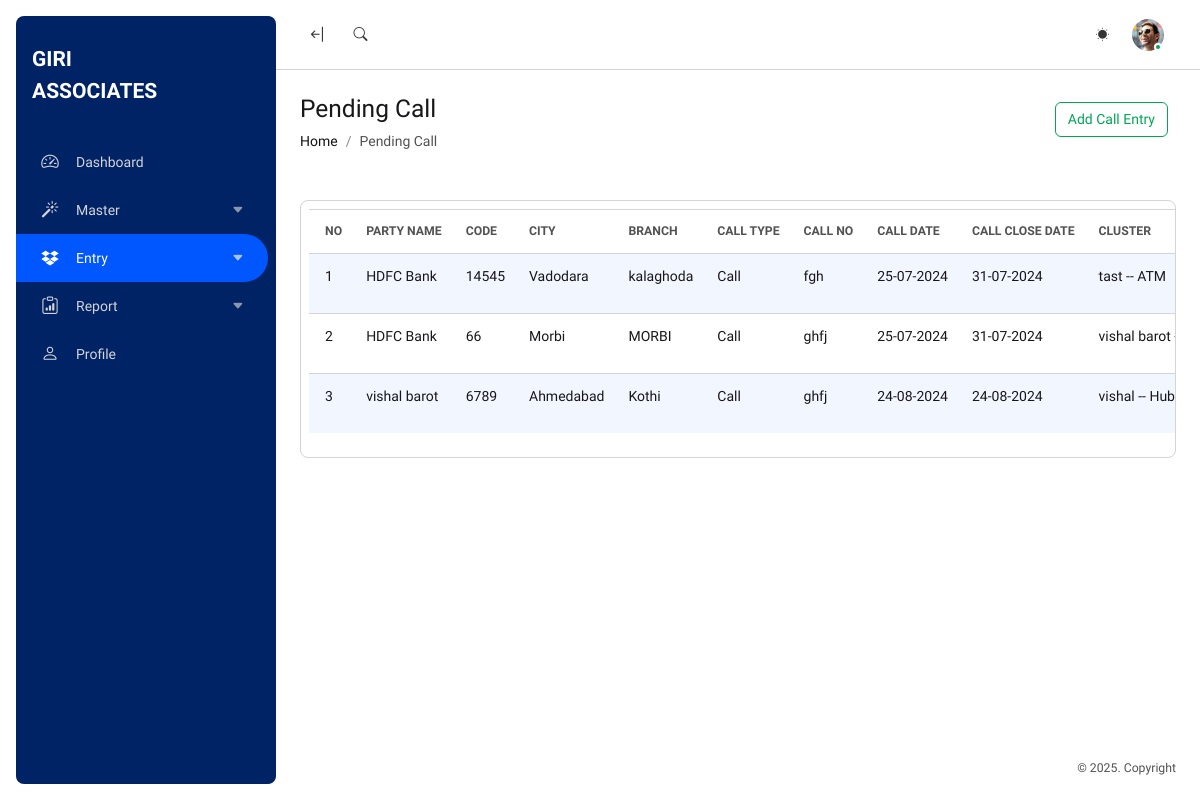
/PendingCall (signed in), run on the app's committed database.
### main/models.py (models this page shows, shortened)
class EntryModel(models.Model):
    Counter = models.IntegerField(default=0)
    PartyName = models.CharField(max_length=100)
    City = models.CharField(max_length=100)
    Branch = models.CharField(max_length=100)
    Code = models.CharField(max_length=100)
    Cluster = models.CharField(max_length=100)
    Cluster_id = models.CharField(max_length=100, null=True, blank=True)
    Address = models.TextField()
    NO1 = models.CharField(max_length=100, null=True, blank=True)
    NO2 = models.CharField(max_length=100, null=True, blank=True)
    NO3 = models.CharField(max_length=100, null=True, blank=True)
    NO4 = models.CharField(max_length=100, null=True, blank=True)
    CallType = models.CharField(max_length=100)
    Date = models.DateField()
    CallDate = models.DateField(null=True, blank=True)
    CloseDate = models.DateField()
    CodeNo = models.CharField(max_length=100)
    CostCode = models.CharField(max_length=100)
    ContactNo = models.CharField(max_length=100,null=True, blank=True)
    ContactPerson = models.CharField(max_length=100,null=True, blank=True)
    Email = models.CharField(max_length=100,null=True, blank=True)
    CCName = models.CharField(max_length=100,null=True, blank=True)
    Problem = models.TextField()
    ChallanNo = models.CharField(max_length=100)
    ChallanDate = models.DateField()
    CallAllocatedTo = models.CharField(max_length=100,null=True, blank=True)
    EstimateRecd = models.CharField(max_length=100,null=True, blank=True)
    WorkEngaged = models.CharField(max_length=100,null=True, blank=True)
    Other = models.CharField(max_length=100,null=True, blank=True)
    Remark = models.TextField()
    TotalAmount = models.CharField(max_length=100,null=True, blank=True)
    complet = models.CharField(max_length=100,default='0',null=True, blank=True)
    IN = models.CharField(max_length=100,default='0', blank=True)
    def NDate(self):
        return str(self.Date.strftime('%d-%m-%Y'))
    def NCloseDate(self):
        return self.CloseDate.strftime('%d-%m-%Y')
    def NChallanDate(self):
        return self.ChallanDate.strftime('%d-%m-%Y')

### main/views.py (the view)
# urls.py: path('PendingCall',views.PendingCall,name="Pending Call"),
@login_required(login_url='Login')
def PendingCall(request):
    data=EntryModel.objects.filter(CallType='Call',complet='0')
    return render(request,'pendingcall.html',{'data':data})

### main/templates/pendingcall.html (shortened to what this page needs)
{% extends 'main.html' %}
{% load static %}
{% block content %}
<div class="toolbar p-4 bg-body">
    <div class="position-relative container-fluid px-0">
        <div class="row align-items-center position-relative">
            <div class="col-md-5 col-9 mb-4 mb-lg-0">
                <h3 class="mb-2">Pending Call</h3>
                <nav aria-label="breadcrumb">
                    <ol class="breadcrumb mb-0">
                        <li class="breadcrumb-item"><a href="/">Home</a></li>
                        <li class="breadcrumb-item active">Pending Call</li>
                    </ol>
                </nav>
            </div>
            <div class="col-md-7 col-3 text-md-end">
                <div class="d-flex justify-content-md-end align-items-center">
                    <a href="/AddCallEntry" class="btn btn-outline-success mb-2 me-2">Add Call Entry</a>
                </div>
            </div>
        </div>
    </div>
</div>
<div class="content p-4 d-flex flex-column-fluid">
    <div class="container-fluid px-0">
        <div class="row">
            <div class="col-12">
                <div class="card" id=''>
                    <div class="table-responsive p-2">
                        <table id="exampletab" class="table mt-0 table-striped table-card table-nowrap">
                            <thead class="text-uppercase small text-muted">
                                <tr>
                                    <th>No</th>
                                    <th>Party Name</th>
                                    <th>Code</th>
                                    <th>City</th>
                                    <th>Branch</th>
                                    <th>Call Type</th>
                                    <th>Call No</th>
                                    <th>Call Date</th>
                                    <th>Call Close Date</th>
                                    <th>Cluster</th>
                                </tr>
                            </thead>
                            <tbody>
                                {% for i in data %}
                                <tr>
                                    <td>{{forloop.counter}}</td>
                                    <td>{{i.PartyName}}</td>
                                    <td>{{i.Code}}</td>
                                    <td>{{i.City}}</td>
                                    <td>{{i.Branch}}</td>
                                    <td>{{i.CallType}}</td>
                                    <td>{{i.CodeNo}}</td>
                                    <td>{{i.NDate}}</td>
                                    <td>{{i.NCloseDate}}</td>
                                    <td>{{i.Cluster}}</td>
                                </tr>
                                {% endfor %}
                            </tbody>
                        </table>
                    </div>
                </div>
            </div>
        </div>
    </div>
</div>
{% endblock content %}

### data on the page
EntryModel: PartyName "HDFC Bank", Code "14545", City "Vadodara", Branch "kalaghoda", CallType "Call", CodeNo "fgh", NDate "25-07-2024", NCloseDate "31-07-2024", Cluster "tast -- ATM"
EntryModel: PartyName "HDFC Bank", Code "66", City "Morbi", Branch "MORBI", CallType "Call", CodeNo "ghfj", NDate "25-07-2024", NCloseDate "31-07-2024", Cluster "vishal barot…"
EntryModel: PartyName "vishal barot", Code "6789", City "Ahmedabad", Branch "Kothi", CallType "Call", CodeNo "ghfj", NDate "24-08-2024", NCloseDate "24-08-2024", Cluster "vishal -- Hub…"
